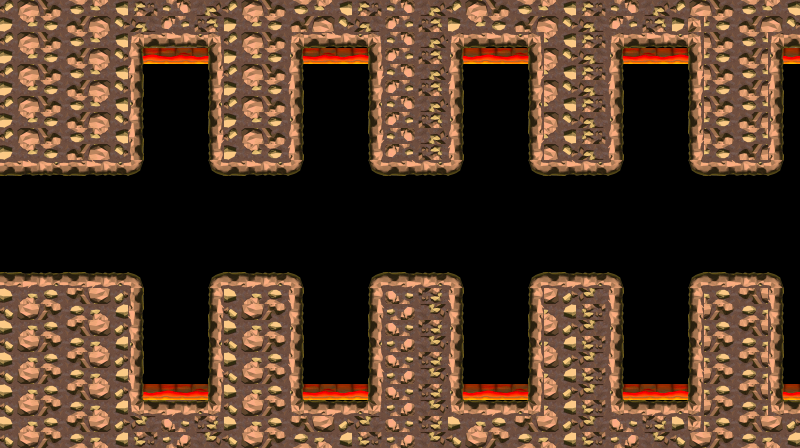

This game map was drawn from its Tiled (.tmx) file and the tilesets committed beside it. A one-line description and the trimmed map source follow:
An orthogonal 50x28 tile map with 16x16 px tiles, 3 tile layers (LavaLayer, GroundLayer, WallLayer), 4 tilesets and 27 objects.

<map version="1.0" tiledversion="1.1.5" orientation="orthogonal" renderorder="right-down" width="50" height="28" tilewidth="16" tileheight="16" infinite="0" nextobjectid="154">
 <tileset firstgid="1" name="Sand" tilewidth="16" tileheight="16" tilecount="256" columns="32">
  <image source="Tilesets/Sand.png" width="512" height="128" />
 </tileset>
 <tileset firstgid="257" name="Sand" tilewidth="16" tileheight="16" tilecount="256" columns="32">
  <image source="Tilesets/Sand.png" width="512" height="128" />
 </tileset>
 <tileset firstgid="513" name="Rock" tilewidth="16" tileheight="16" tilecount="256" columns="32">
  <image source="Tilesets/Rock.png" width="512" height="128" />
 </tileset>
 <tileset firstgid="769" name="Lava" tilewidth="16" tileheight="16" tilecount="256" columns="32">
  <image source="Tilesets/Lava.png" width="512" height="128" />
 </tileset>
 <layer name="LavaLayer" width="50" height="28">
  <data>[1400 cells, 84 non-empty, 4 distinct tile ids]</data>
 </layer>
 <layer name="GroundLayer" width="50" height="28">
  <data>[1400 cells, 600 non-empty, 14 distinct tile ids]</data>
 </layer>
 <layer name="WallLayer" width="50" height="28">
  <data>[1400 cells, 246 non-empty, 6 distinct tile ids]</data>
 </layer>
 <objectgroup name="Wall">
  <object id="68" x="-49" y="-48" width="49" height="495" />
  <object id="70" x="800" y="-48" width="51" height="495" />
  <object id="125" x="0.666667" y="-1.33333" width="131.333" height="167.833" />
  <object id="126" x="0.666667" y="282.667" width="132.333" height="164.833" />
  <object id="127" x="218.167" y="285.167" width="76.5" height="162.333" />
  <object id="128" x="378.167" y="285.667" width="76.5" height="162.833" />
  <object id="129" x="537.667" y="285.167" width="77" height="163.833" />
  <object id="130" x="698.167" y="283.667" width="76.5" height="164.833" />
  <object id="131" x="698.167" y="-1.33333" width="75.5" height="166.333" />
  <object id="132" x="537.667" y="-1.33333" width="76" height="165.833" />
  <object id="133" x="378.167" y="-1.33333" width="76" height="162.833" />
  <object id="134" x="218.167" y="-1.33333" width="76" height="164.833" />
 </objectgroup>
 <objectgroup name="Lava">
  <object id="142" x="133.5" y="383.5" width="87.5" height="64.5" />
  <object id="143" x="295.5" y="384.5" width="82.5" height="62.5" />
  <object id="144" x="455" y="382.5" width="82.5" height="65" />
  <object id="145" x="615" y="384" width="83" height="65.5" />
  <object id="146" x="776" y="384" width="71.5" height="62.5" />
  <object id="147" x="132" y="0" width="88" height="62.5" />
  <object id="148" x="293.5" y="0" width="84.5" height="62" />
  <object id="149" x="455" y="-3" width="82" height="66" />
  <object id="151" x="612.5" y="-1" width="86" height="63.5" />
  <object id="152" x="774.5" y="-1.5" width="76.5" height="65" />
 </objectgroup>
 <objectgroup name="Rock" visible="0" />
 <objectgroup name="TiltedGround" visible="0" />
 <objectgroup name="Pans" visible="0" />
 <objectgroup name="Player">
  <object id="112" x="64" y="225" />
 </objectgroup>
 <objectgroup name="Aliens" visible="0" />
 <objectgroup name="ChickenEaters" visible="0" />
 <objectgroup name="AnoyingFlies" visible="0">
  <object id="136" x="176" y="79">
   <polyline points="0,0 -1,285" />
  </object>
  <object id="137" x="336" y="79">
   <polyline points="0,285 -1,0" />
  </object>
  <object id="138" x="496" y="79">
   <polyline points="0,0 -1,285" />
  </object>
  <object id="139" x="656" y="79">
   <polyline points="0,285 -1,0" />
  </object>
 </objectgroup>
 <objectgroup name="TNT" visible="0" />
</map>
